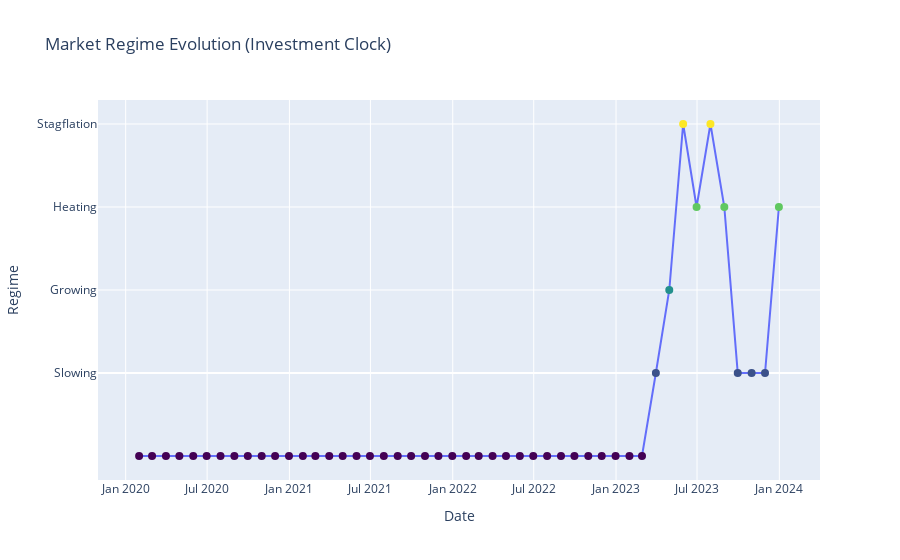

Here is the notebook cell this chart was saved with:
### Markdown cell above
## 9. Advanced Example: Custom Regime Definition

Let's demonstrate how to customize the regime identification logic for specific market conditions:

### Code cell
# Example: Custom regime analysis
def analyze_regime_characteristics(app_instance):
    """Analyze the characteristics of identified regimes"""
    
    # Load economic data - access through backtest_engine
    try:
        econ_data = app_instance.backtest_engine.data_loader.load_economic_indicators(
            start_date=pd.to_datetime('2020-01-01').date(),
            end_date=pd.to_datetime('2023-12-31').date()
        )
        
        print("Economic Indicators Analysis:")
        print("=" * 40)
        print(f"Data Shape: {econ_data.shape}")
        print(f"Date Range: {econ_data.index[0]} to {econ_data.index[-1]}")
        print(f"Available Indicators: {list(econ_data.columns)}")
        
        # Show regime distribution
        if 'CPI_signal' in econ_data.columns and 'CLI_signal' in econ_data.columns:
            # Create regime labels based on Investment Clock
            regimes = []
            for idx, row in econ_data.iterrows():
                if pd.notna(row['CPI_signal']) and pd.notna(row['CLI_signal']):
                    if row['CLI_signal'] > 0 and row['CPI_signal'] > 0:
                        regimes.append('Heating')
                    elif row['CLI_signal'] > 0 and row['CPI_signal'] <= 0:
                        regimes.append('Growing')
                    elif row['CLI_signal'] <= 0 and row['CPI_signal'] > 0:
                        regimes.append('Stagflation')
                    else:
                        regimes.append('Slowing')
                else:
                    regimes.append('Unknown')
            
            regime_counts = pd.Series(regimes).value_counts()
            print("\nRegime Distribution:")
            for regime, count in regime_counts.items():
                print(f"  {regime}: {count} periods ({count/len(regimes)*100:.1f}%)")
                
            # Visualize regime evolution
            fig = go.Figure()
            
            regime_numeric = pd.Series(regimes).map({
                'Slowing': 0, 'Growing': 1, 'Heating': 2, 'Stagflation': 3, 'Unknown': -1
            })
            
            fig.add_trace(go.Scatter(
                x=econ_data.index[:len(regime_numeric)],
                y=regime_numeric,
                mode='markers+lines',
                name='Market Regimes',
                marker=dict(size=8, color=regime_numeric, colorscale='Viridis')
            ))
            
            fig.update_layout(
                title="Market Regime Evolution (Investment Clock)",
                yaxis_title="Regime",
                xaxis_title="Date",
                yaxis=dict(
                    tickmode='array',
                    tickvals=[0, 1, 2, 3],
                    ticktext=['Slowing', 'Growing', 'Heating', 'Stagflation']
                )
            )
            
            fig.show()
            
    except Exception as e:
        print(f"Error loading economic data: {e}")
        print("Using synthetic data - consider setting up FRED API for real data")

# Run regime analysis
print("Analyzing regime characteristics...")
analyze_regime_characteristics(app)

### Figure 1 — Plotly figure (JSON) as saved in the notebook; plotly's stock layout.template omitted (floating-point values rounded to 4 significant figures)
{"data": [{"marker": {"color": [-1, -1, -1, -1, -1, -1, -1, -1, -1, -1, -1, -1, -1, -1, -1, -1, -1, -1, -1, -1, -1, -1, -1, -1, -1, -1, -1, -1, -1, -1, -1, -1, -1, -1, -1, -1, -1, -1, 0, 1, 3, 2, 3, 2, 0, 0, 0, 2], "colorscale": [[0, "#440154"], [0.1111, "#482878"], [0.2222, "#3e4989"], [0.3333, "#31688e"], [0.4444, "#26828e"], [0.5556, "#1f9e89"], [0.6667, "#35b779"], [0.7778, "#6ece58"], [0.8889, "#b5de2b"], [1, "#fde725"]], "size": 8}, "mode": "markers+lines", "name": "Market Regimes", "type": "scatter", "x": ["2020-01-31T00:00:00.000000000", "2020-02-29T00:00:00.000000000", "2020-03-31T00:00:00.000000000", "2020-04-30T00:00:00.000000000", "2020-05-31T00:00:00.000000000", "2020-06-30T00:00:00.000000000", "2020-07-31T00:00:00.000000000", "2020-08-31T00:00:00.000000000", "2020-09-30T00:00:00.000000000", "2020-10-31T00:00:00.000000000", "2020-11-30T00:00:00.000000000", "2020-12-31T00:00:00.000000000", "2021-01-31T00:00:00.000000000", "2021-02-28T00:00:00.000000000", "2021-03-31T00:00:00.000000000", "2021-04-30T00:00:00.000000000", "2021-05-31T00:00:00.000000000", "2021-06-30T00:00:00.000000000", "2021-07-31T00:00:00.000000000", "2021-08-31T00:00:00.000000000", "2021-09-30T00:00:00.000000000", "2021-10-31T00:00:00.000000000", "2021-11-30T00:00:00.000000000", "2021-12-31T00:00:00.000000000", "2022-01-31T00:00:00.000000000", "2022-02-28T00:00:00.000000000", "2022-03-31T00:00:00.000000000", "2022-04-30T00:00:00.000000000", "2022-05-31T00:00:00.000000000", "2022-06-30T00:00:00.000000000", "2022-07-31T00:00:00.000000000", "2022-08-31T00:00:00.000000000", "2022-09-30T00:00:00.000000000", "2022-10-31T00:00:00.000000000", "2022-11-30T00:00:00.000000000", "2022-12-31T00:00:00.000000000", "2023-01-31T00:00:00.000000000", "2023-02-28T00:00:00.000000000", "2023-03-31T00:00:00.000000000", "2023-04-30T00:00:00.000000000", "2023-05-31T00:00:00.000000000", "2023-06-30T00:00:00.000000000", "2023-07-31T00:00:00.000000000", "2023-08-31T00:00:00.000000000", "2023-09-30T00:00:00.000000000", "2023-10-31T00:00:00.000000000", "2023-11-30T00:00:00.000000000", "2023-12-31T00:00:00.000000000"], "y": [-1, -1, -1, -1, -1, -1, -1, -1, -1, -1, -1, -1, -1, -1, -1, -1, -1, -1, -1, -1, -1, -1, -1, -1, -1, -1, -1, -1, -1, -1, -1, -1, -1, -1, -1, -1, -1, -1, 0, 1, 3, 2, 3, 2, 0, 0, 0, 2]}], "layout": {"title": {"text": "Market Regime Evolution (Investment Clock)"}, "xaxis": {"title": {"text": "Date"}}, "yaxis": {"tickmode": "array", "ticktext": ["Slowing", "Growing", "Heating", "Stagflation"], "tickvals": [0, 1, 2, 3], "title": {"text": "Regime"}}}}
